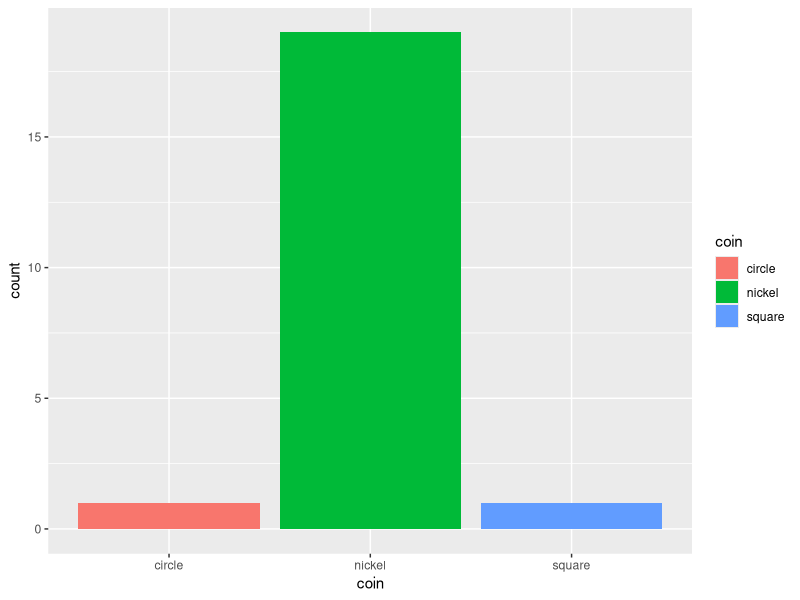
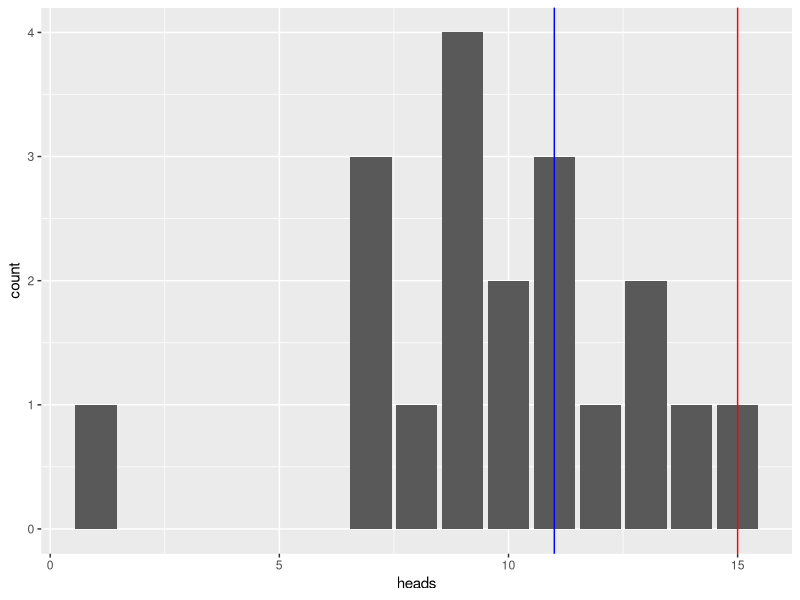
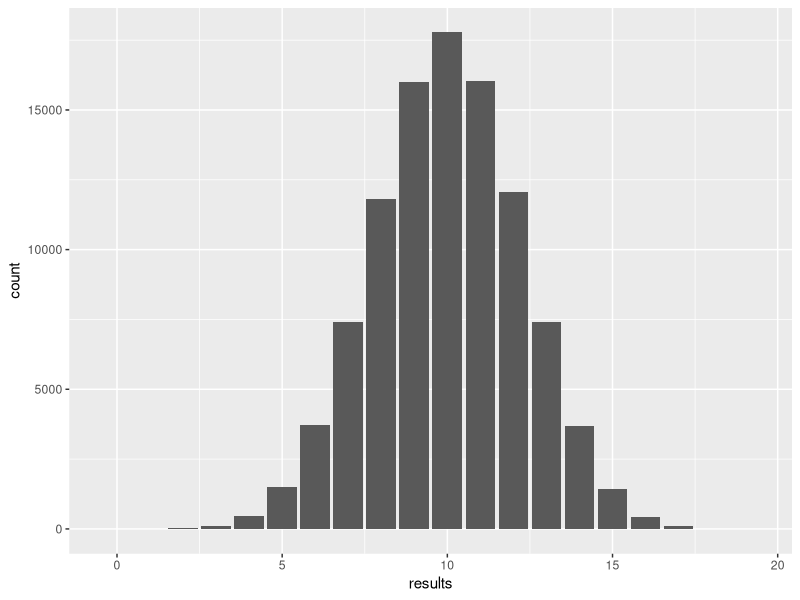
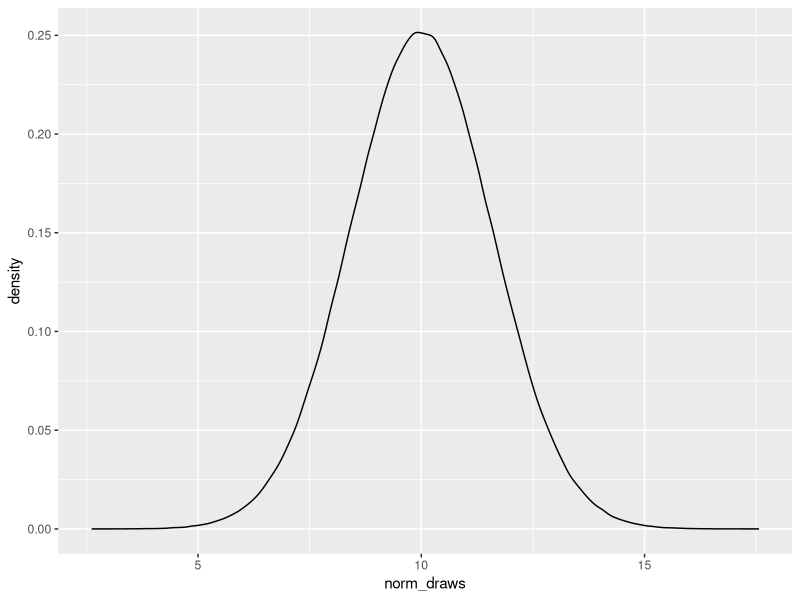
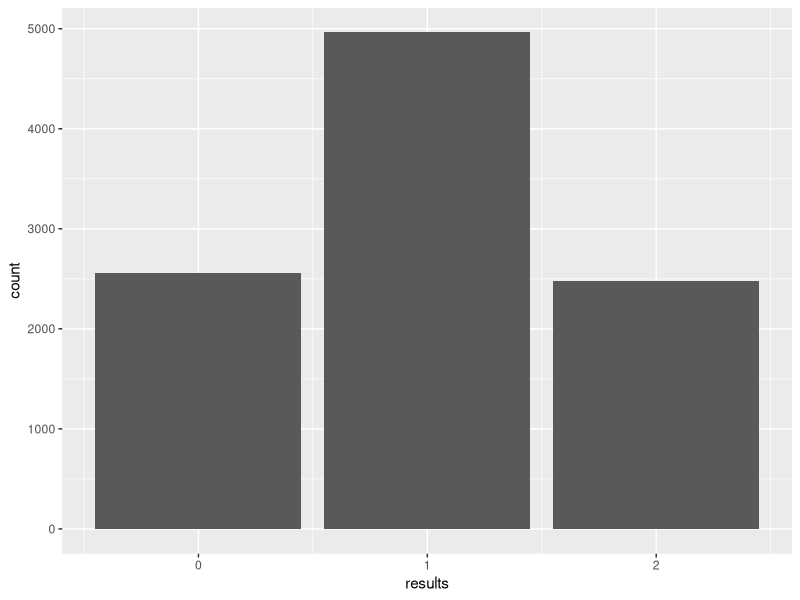
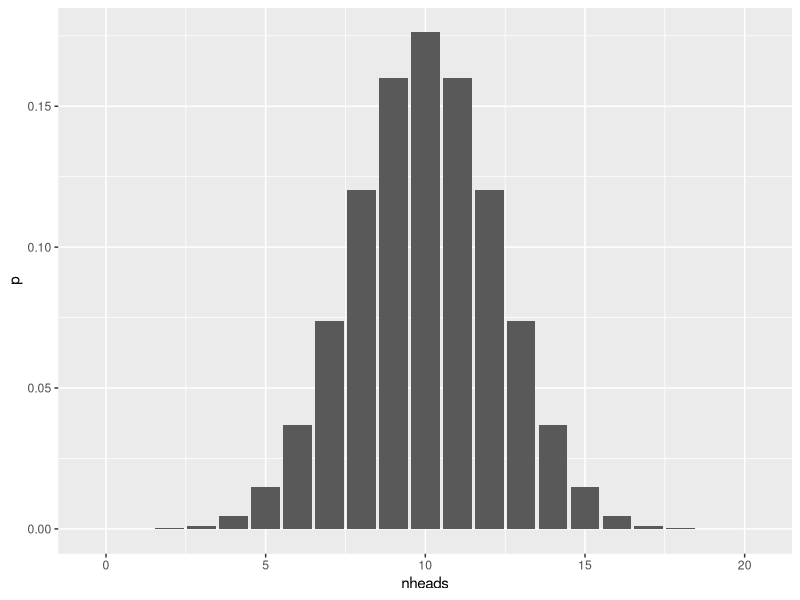

Write the R code that produced these figures, in order.
## ---- chunk 1
#| message: false
library(tidyverse)
## ---- chunk 2
#| message: false
coins = read_csv('data/coins.csv')
coins = coins |>
  mutate(
    coin = recode(coin, "Regular coin (a nickel)" = "nickel"),
    coin = recode(coin, "CIRCLE furniture mover thingy" = "circle"),
    coin = recode(coin, "SQUARE furniture mover thingy" = "square"))
## ---- chunk 3
coins |>
  ggplot(aes(x = coin, fill = coin)) +
  geom_bar()
## ---- chunk 4
coins |>
  group_by(coin) |>
  summarize(mean = mean(heads))
## ---- chunk 5
coins |>
  filter(coin == "nickel") |>
  summarize(mean(heads <= 5 | heads >= 15)) # | means "or"
## ---- chunk 6
coins |>
  filter(coin == "nickel") |>
  ggplot(aes(x = heads)) +
  geom_bar() +
  geom_vline(xintercept = 15, color="red") +
  geom_vline(xintercept = 11, color="blue")
## ---- chunk 7
coin = c("Heads", "Tails")
sample(coin, 20, replace=T)
## ---- chunk 8

die = 1:6
sample(die, 100, replace=T)
## ---- chunk 9
results = rbinom(100000, 20, 0.5)
data.frame(results) |>
  ggplot(aes(x = results)) +
  geom_bar()
## ---- chunk 10
norm_draws = rnorm(1000000, 10, sqrt(10 * 0.5 * 0.5))
data.frame(norm_draws) |>
  ggplot(aes(x=norm_draws)) +
  geom_density()
## ---- chunk 11
results = rbinom(10000, 2, 0.5)
data.frame(results) |>
  ggplot(aes(x = results)) +
  geom_bar()
## ---- chunk 12
data.frame(
  nheads = 0:20,
  p = dbinom(0:20, 20, 0.5)) |>
  ggplot(aes(x=nheads, y=p)) +
  geom_col()
